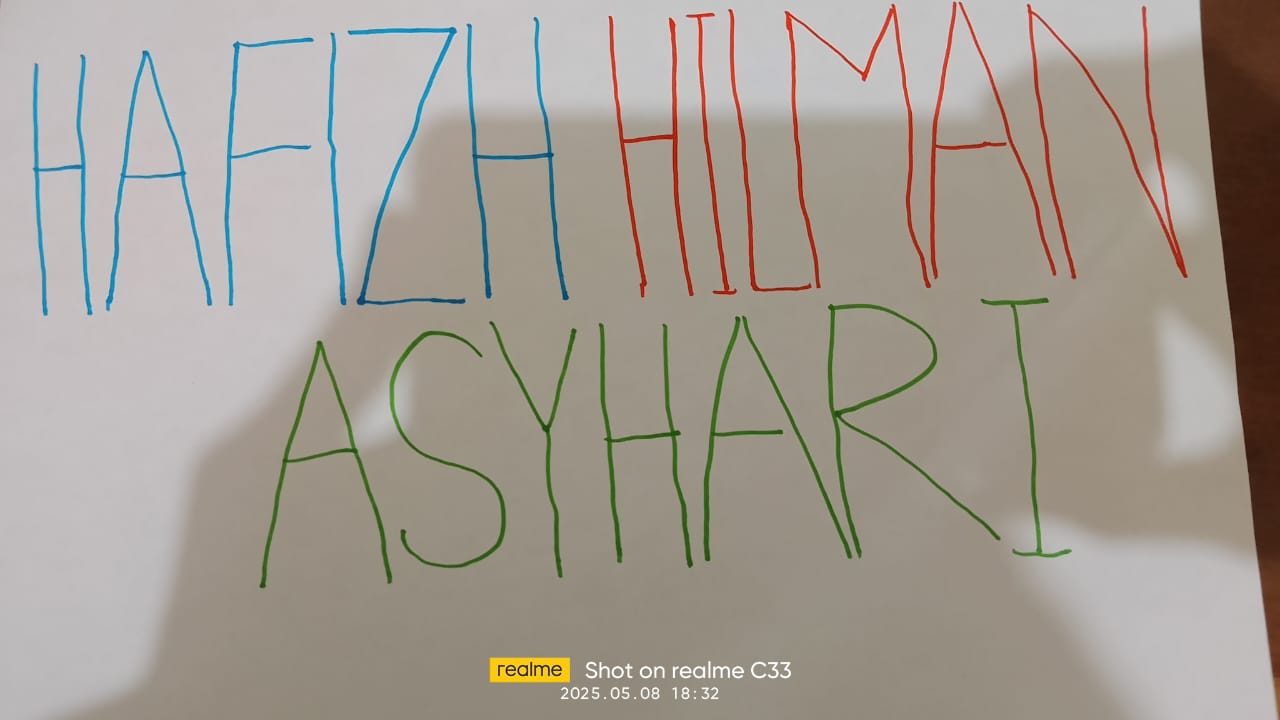
#> input picture UTS_PCD_202331205_Kelas_D_ITPLN/Foto-Citra-Namaku.jpg, 1280 x 720 px
$ jupyter execute UTS_PCD_202331206_Project_2_Kelas_D_ITPLN.ipynb
#> lines starting #> are read from the running program, lines starting #| are printed output that depends on the picture; after the words box and inside, x2 and y2 are one past the last pixel; in counts of white or black regions, pixels touching at a corner belong together
[cell 1]
### Import Library
import cv2                          # OpenCV untuk membaca dan memproses gambar
import matplotlib.pyplot as plt     # Visualisasi gambar dan histogram
import numpy as np                  # Manipulasi data array

[cell 2]
### Membaca gambar
img = cv2.imread('Foto-Citra-Namaku.jpg')
#> img is the input picture: shape (720, 1280, 3); mean B, G, R 147.4, 156.4, 163.8
img_rgb = cv2.cvtColor(img, cv2.COLOR_BGR2RGB)   # Konversi ke RGB untuk ditampilkan

[cell 3]
### Menampilkan gambar asli
plt.figure(figsize=(6,6))
plt.imshow(img_rgb)
plt.title('Foto-Citra-Namaku.jpg')
plt.axis('off')
plt.show()

[cell 4]
### Konversi ke grayscale
gray = cv2.cvtColor(img, cv2.COLOR_BGR2GRAY)
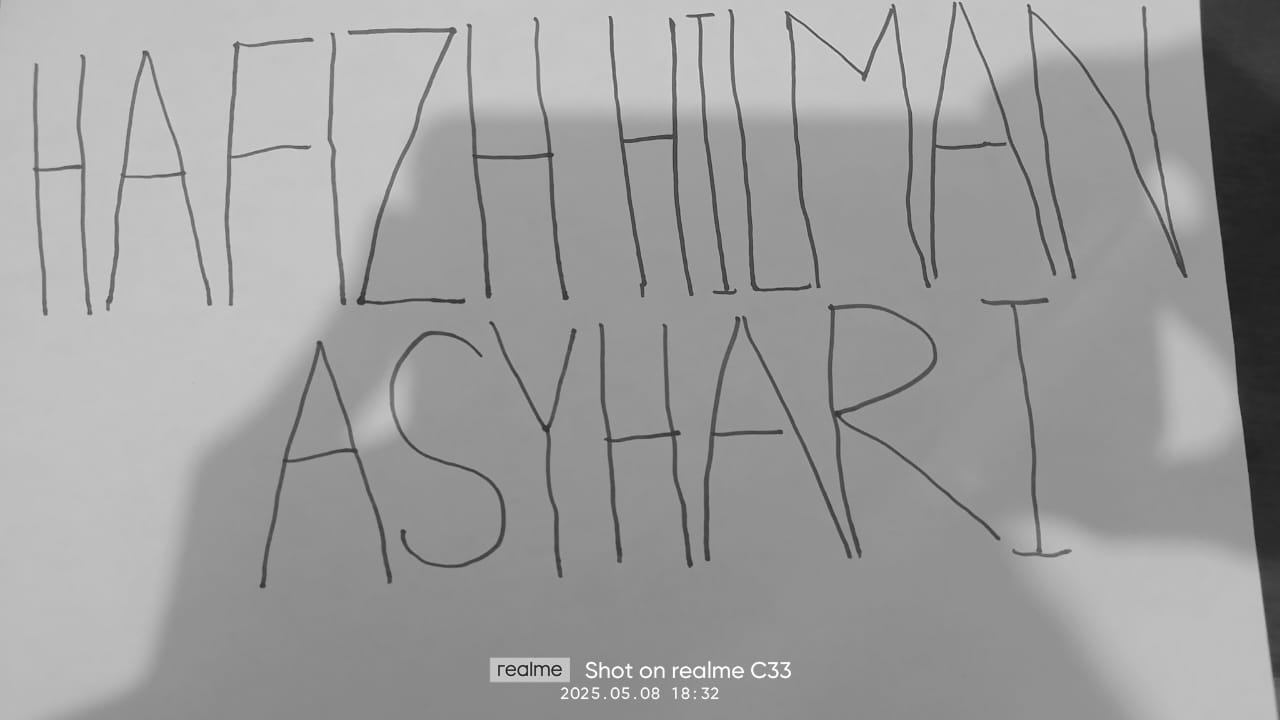
#> gray: shape (720, 1280); min 22, max 254, mean 157.6

### Menampilkan histogram intensitas grayscale
plt.figure(figsize=(8,5))
plt.hist(gray.ravel(), bins=256, range=[0,256], color='black')
plt.title('Histogram Grayscale')
plt.xlabel('Intensitas')
plt.ylabel('Jumlah Piksel')
plt.grid(True)
plt.show()
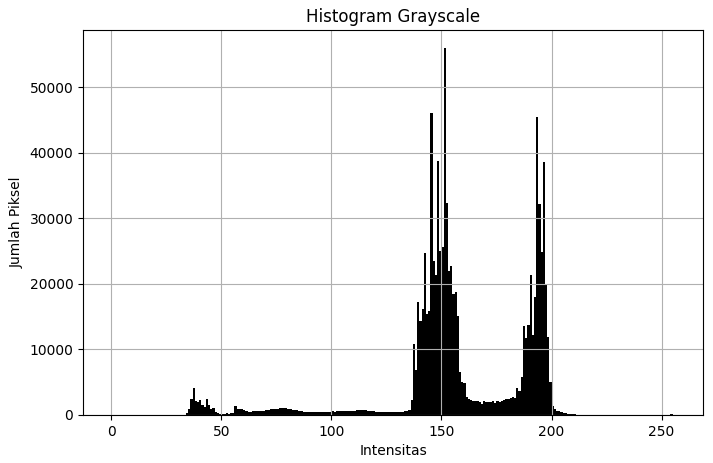
#> figure drawn by matplotlib, 1 panel; tallest bar 55907 high, from x = 151 to 152

### Menentukan nilai ambang batas (berdasarkan analisis histogram manual)

[cell 5]
# Misalnya ditemukan lonjakan atau perbedaan signifikan pada intensitas berikut:
ambang_batas = [50, 100, 150, 200]
ambang_batas.sort()  # Urutkan dari terkecil ke terbesar

[cell 6]
### Menampilkan nilai ambang batas
print("Ambang batas dari terkecil hingga terbesar:", ambang_batas)

[cell 7]
### Segmentasi berdasarkan ambang batas
segments = []
for i in range(len(ambang_batas)+1):
    if i == 0:
        mask = cv2.inRange(gray, 0, ambang_batas[i])
    elif i == len(ambang_batas):
        mask = cv2.inRange(gray, ambang_batas[i-1]+1, 255)
    else:
        mask = cv2.inRange(gray, ambang_batas[i-1]+1, ambang_batas[i])
    segments.append(mask)
#> this loop made 5 passes
#> pass 1, `mask = cv2.inRange(gray, 0, ambang_batas[i])`:
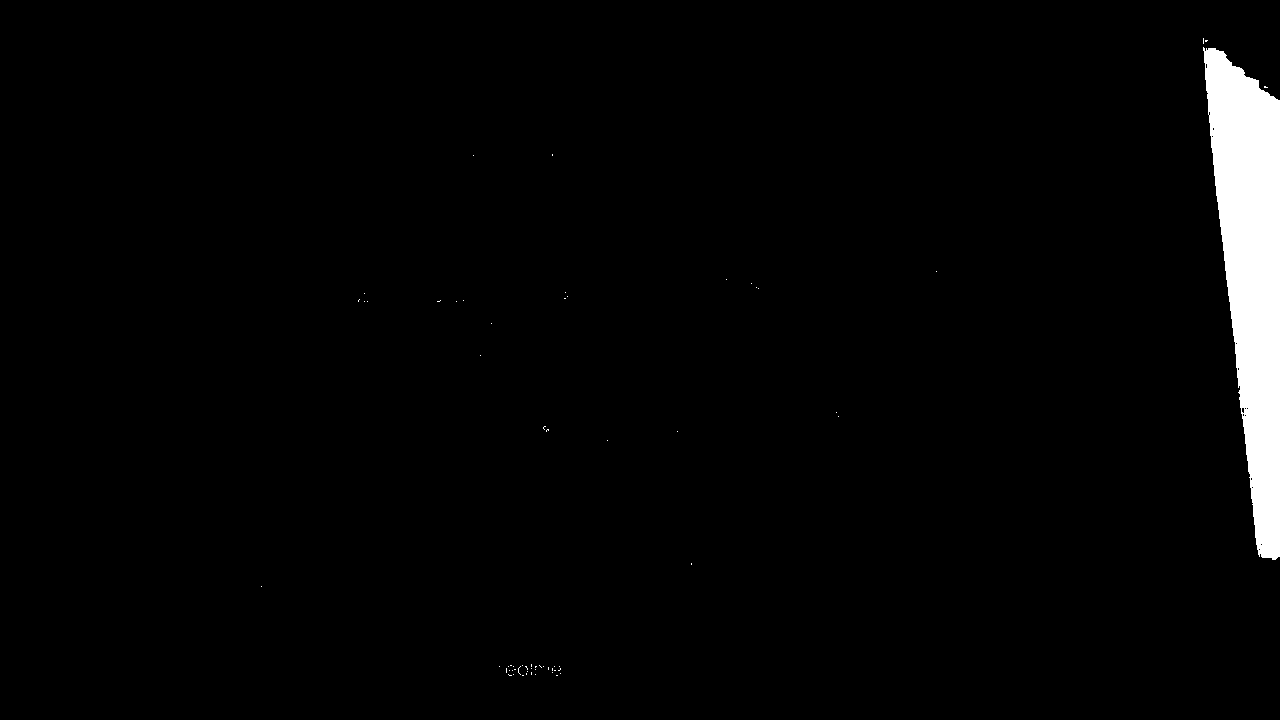
#> mask: shape (720, 1280); 2.6% white; 64 white regions (63 under 20 px), largest, box (x1, y1, x2, y2) and area: (1203, 47, 1280, 560) 23945
#> pass 2, `mask = cv2.inRange(gray, ambang_batas[i-1]+1, ambang_batas[i])`:
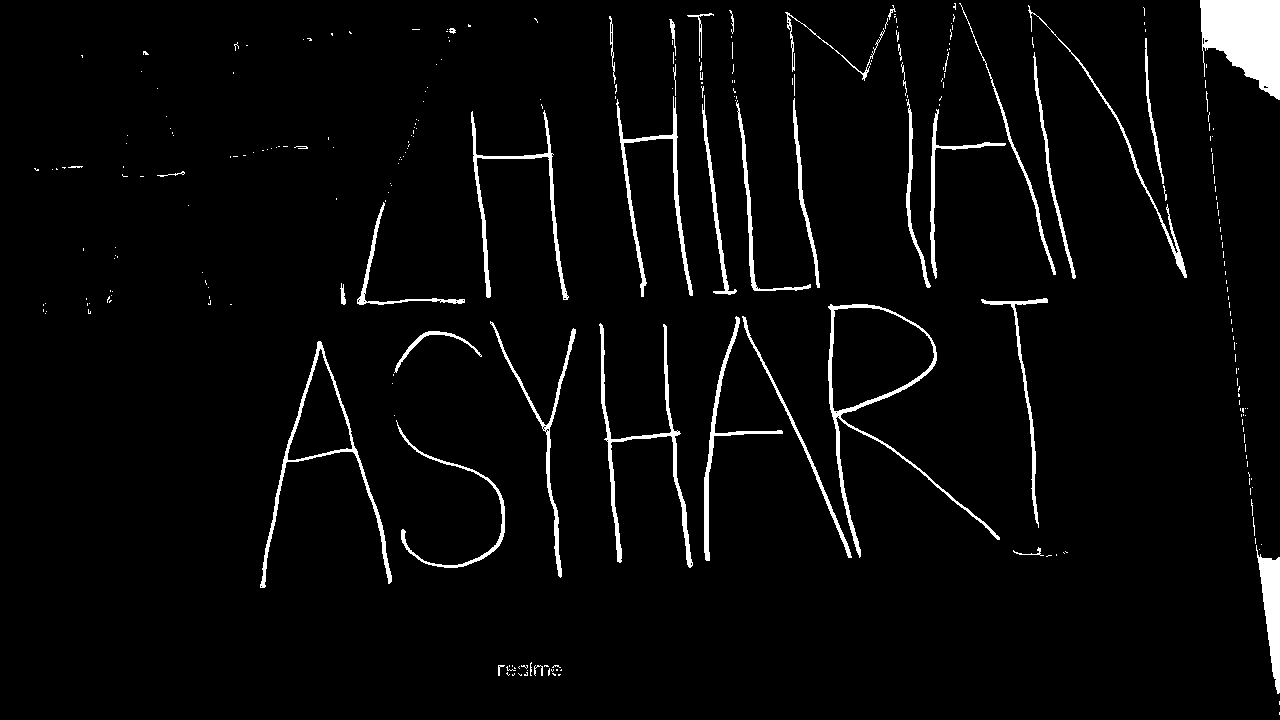
#> mask: shape (720, 1280); 3.5% white; 281 white regions (234 under 20 px), largest, box (x1, y1, x2, y2) and area: (1200, 0, 1280, 100) 5554, (828, 304, 1000, 558) 2340, (599, 323, 693, 568) 2089
#> pass 3, `mask = cv2.inRange(gray, ambang_batas[i-1]+1, ambang_batas[i])`:
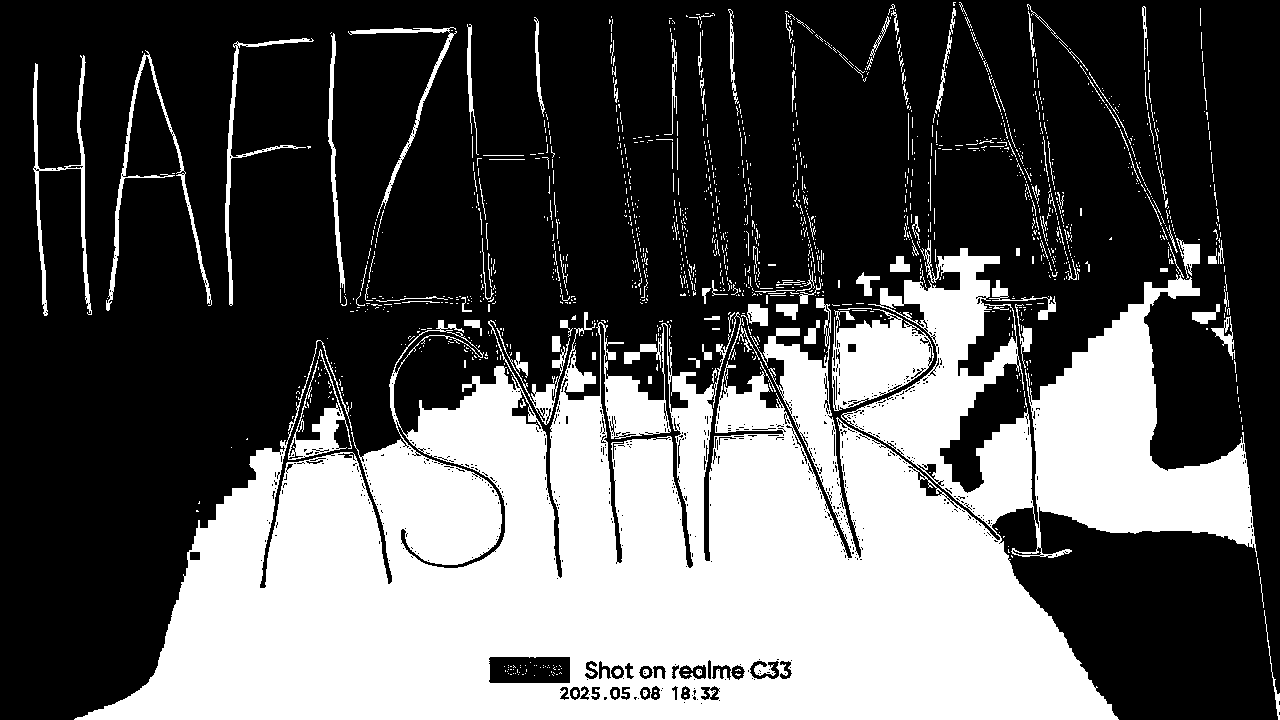
#> mask: shape (720, 1280); 35.2% white; 1403 white regions (1256 under 20 px), largest, box (x1, y1, x2, y2) and area: (74, 240, 1257, 720) 291790, (832, 309, 934, 411) 6275, (33, 55, 92, 316) 2014
#> after the loop, segments = 5 items

[cell 8]
### Tampilkan hasil segmentasi
plt.figure(figsize=(15, 6))
for idx, segment in enumerate(segments):
    plt.subplot(2, 3, idx+1)
    plt.imshow(segment, cmap='gray')
    plt.title(f'Segment {idx+1}')
    plt.axis('off')
plt.tight_layout()
plt.show()
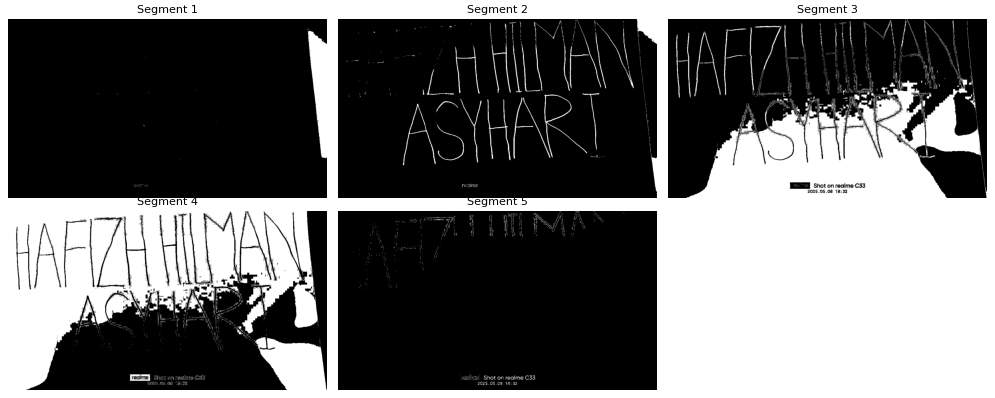
#> figure drawn by matplotlib, 5 panels

$ run again, with UTS_PCD_202331205_Kelas_D_ITPLN/hasil_perbaikan_backlight.jpg copied over UTS_PCD_202331205_Kelas_D_ITPLN/Foto-Citra-Namaku.jpg
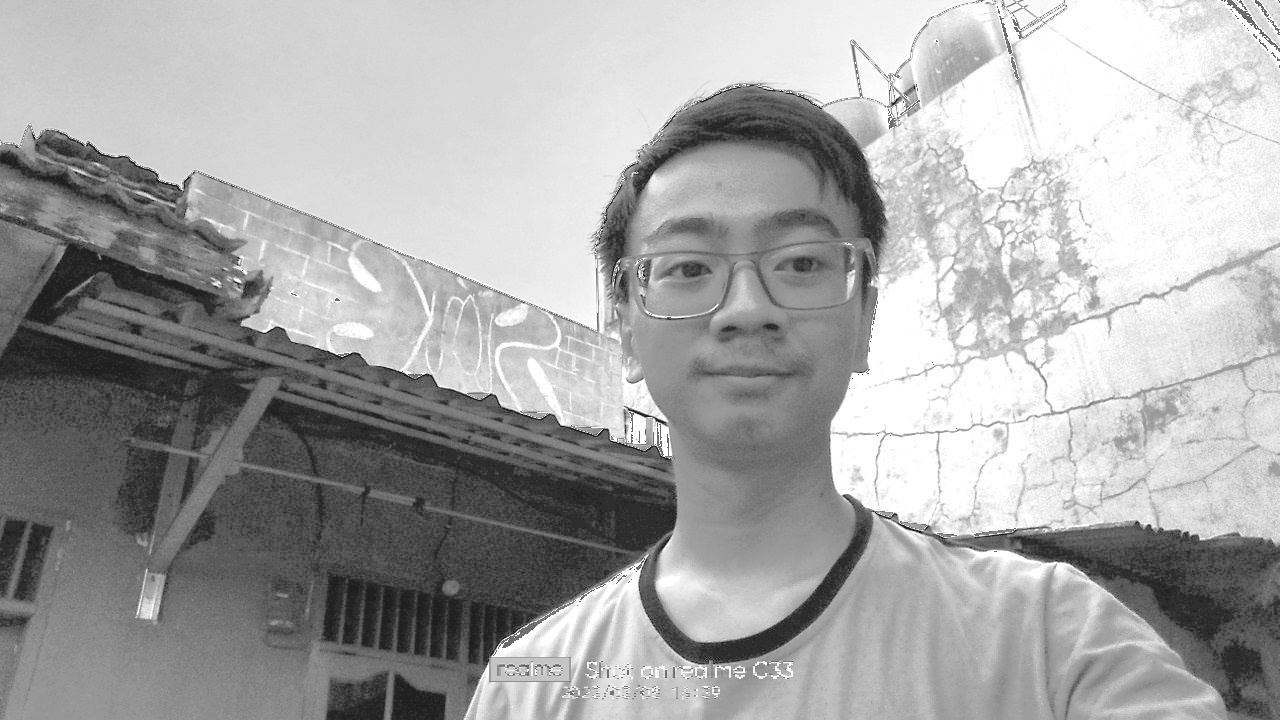
#> input picture UTS_PCD_202331205_Kelas_D_ITPLN/hasil_perbaikan_backlight.jpg, 1280 x 720 px
#> img is the input picture: shape (720, 1280, 3); min 23, max 255, mean 166.6
#> the loop `for i in range(len(ambang_batas)+1):` made 5 passes
#> pass 1, `mask = cv2.inRange(gray, 0, ambang_batas[i])`:
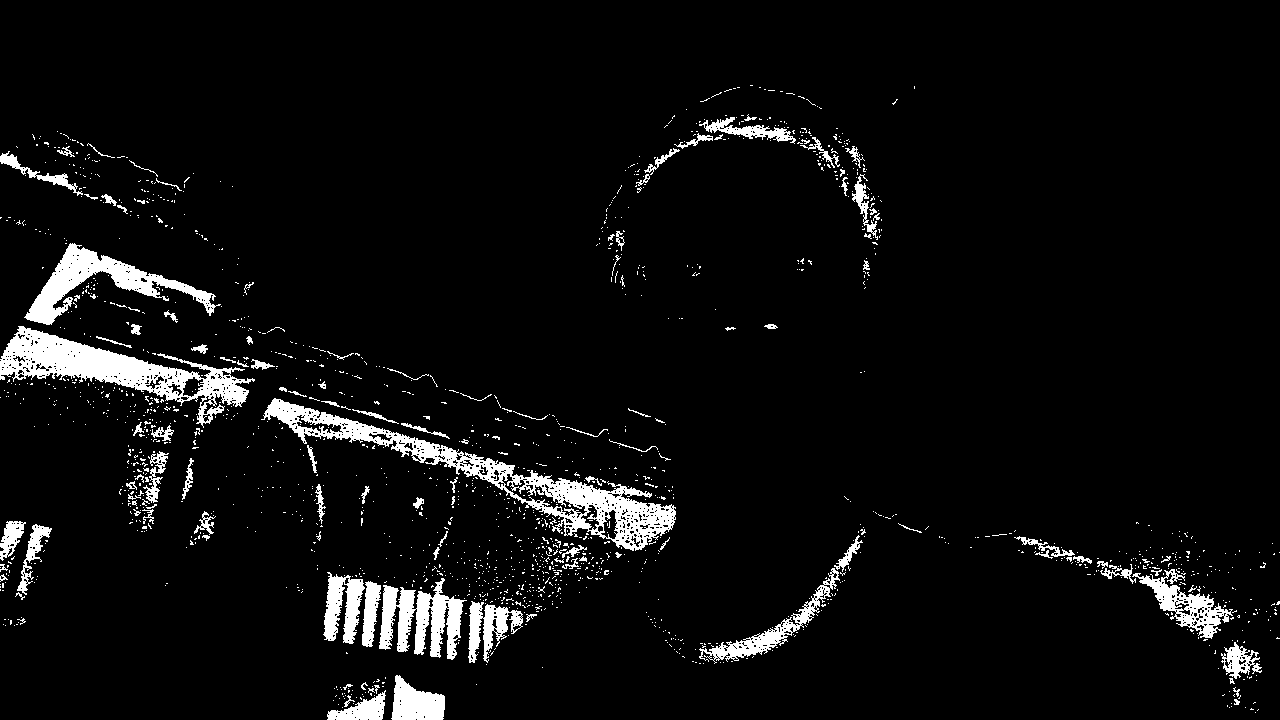
#> mask: shape (720, 1280); 5.5% white; 1684 white regions (1564 under 20 px), largest, box (x1, y1, x2, y2) and area: (261, 398, 676, 551) 9392, (0, 326, 255, 428) 7803, (24, 243, 221, 325) 4379
#> pass 3, `mask = cv2.inRange(gray, ambang_batas[i-1]+1, ambang_batas[i])`:
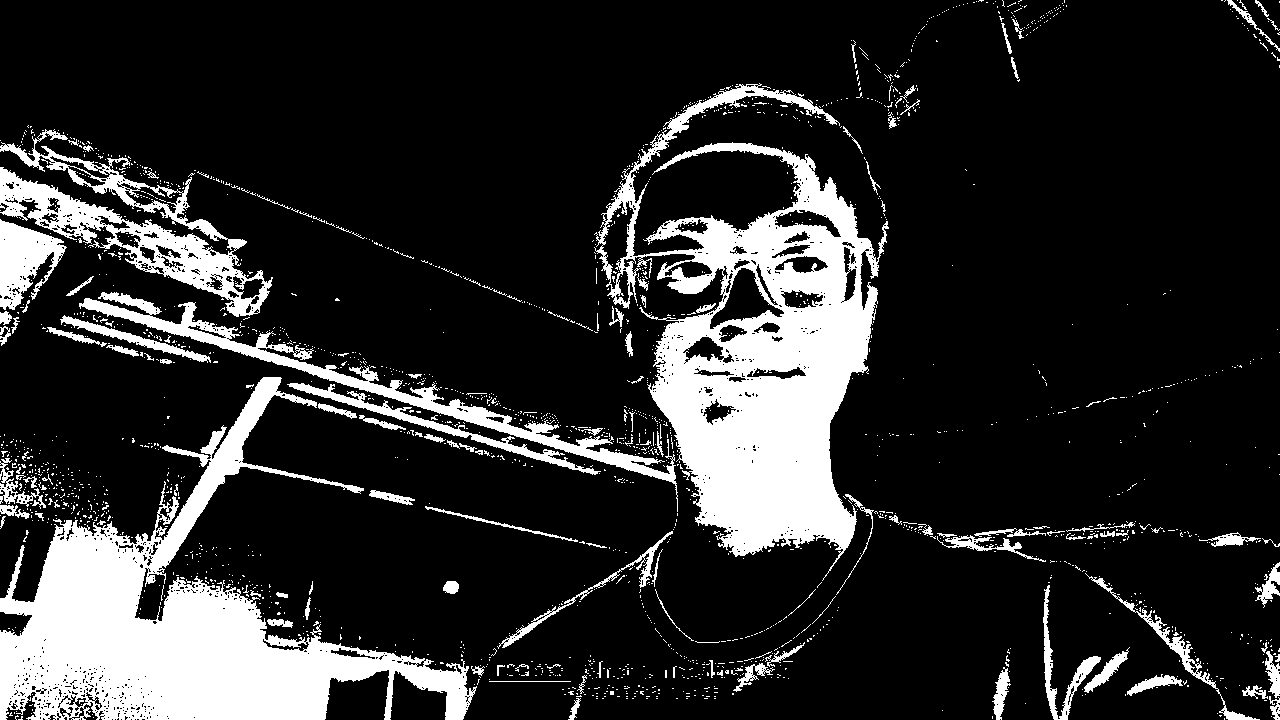
#> mask: shape (720, 1280); 17.2% white; 2010 white regions (1878 under 20 px), largest, box (x1, y1, x2, y2) and area: (594, 83, 889, 581) 56555, (0, 377, 477, 720) 52984, (0, 129, 273, 317) 11955
#> after the loop `for i in range(len(ambang_batas)+1):`: segments = 5 items
#> the loop `for idx, segment in enumerate(segments):` made 5 passes
